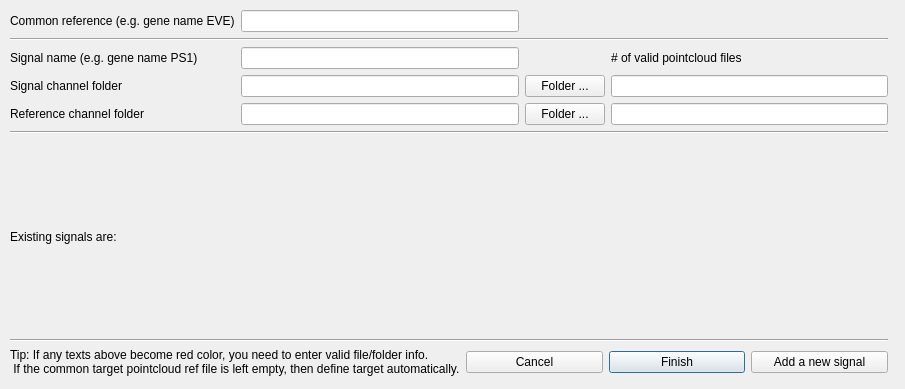
<?xml version="1.0" encoding="UTF-8"?>
<ui version="4.0">
 <class>Dialog_pointcloudatlas_linkerloader</class>
 <widget class="QDialog" name="Dialog_pointcloudatlas_linkerloader">
  <property name="geometry">
   <rect>
    <x>0</x>
    <y>0</y>
    <width>905</width>
    <height>389</height>
   </rect>
  </property>
  <property name="minimumSize">
   <size>
    <width>772</width>
    <height>190</height>
   </size>
  </property>
  <property name="maximumSize">
   <size>
    <width>1200</width>
    <height>400</height>
   </size>
  </property>
  <property name="windowTitle">
   <string>Pointcloud atlas linker file editor</string>
  </property>
  <widget class="QWidget" name="layoutWidget">
   <property name="geometry">
    <rect>
     <x>10</x>
     <y>10</y>
     <width>878</width>
     <height>366</height>
    </rect>
   </property>
   <layout class="QVBoxLayout" name="verticalLayout">
    <item>
     <layout class="QGridLayout" name="gridLayout">
      <item row="2" column="0" colspan="4">
       <widget class="Line" name="line_2">
        <property name="orientation">
         <enum>Qt::Horizontal</enum>
        </property>
       </widget>
      </item>
      <item row="3" column="0">
       <widget class="QLabel" name="label_classname">
        <property name="text">
         <string>Signal name (e.g. gene name PS1)</string>
        </property>
       </widget>
      </item>
      <item row="3" column="1">
       <widget class="QLineEdit" name="lineEdit_category_name"/>
      </item>
      <item row="3" column="3">
       <widget class="QLabel" name="label_info_num_apo_files">
        <property name="text">
         <string># of valid pointcloud files</string>
        </property>
       </widget>
      </item>
      <item row="4" column="0">
       <widget class="QLabel" name="label_sigclass">
        <property name="text">
         <string>Signal channel folder</string>
        </property>
       </widget>
      </item>
      <item row="4" column="1">
       <widget class="QLineEdit" name="lineEdit_anofolder_sig"/>
      </item>
      <item row="4" column="2">
       <widget class="QPushButton" name="pushButton_sig_folder">
        <property name="text">
         <string>Folder ...</string>
        </property>
       </widget>
      </item>
      <item row="4" column="3">
       <widget class="QLineEdit" name="lineEdit_anofolder_sig_nfiles">
        <property name="layoutDirection">
         <enum>Qt::LeftToRight</enum>
        </property>
       </widget>
      </item>
      <item row="5" column="0">
       <widget class="QLabel" name="label_refclass">
        <property name="text">
         <string>Reference channel folder</string>
        </property>
       </widget>
      </item>
      <item row="5" column="1">
       <widget class="QLineEdit" name="lineEdit_anofolder_ref"/>
      </item>
      <item row="5" column="2">
       <widget class="QPushButton" name="pushButton_ref_folder">
        <property name="text">
         <string>Folder ...</string>
        </property>
       </widget>
      </item>
      <item row="5" column="3">
       <widget class="QLineEdit" name="lineEdit_anofolder_ref_nfiles">
        <property name="layoutDirection">
         <enum>Qt::LeftToRight</enum>
        </property>
       </widget>
      </item>
      <item row="1" column="0">
       <widget class="QLabel" name="label_common_referencemarker">
        <property name="text">
         <string>Common reference (e.g. gene name EVE)</string>
        </property>
       </widget>
      </item>
      <item row="1" column="1">
       <widget class="QLineEdit" name="lineEdit_common_referencemarker"/>
      </item>
     </layout>
    </item>
    <item>
     <widget class="Line" name="line_3">
      <property name="orientation">
       <enum>Qt::Horizontal</enum>
      </property>
     </widget>
    </item>
    <item>
     <widget class="QLabel" name="label_info_existing_classes">
      <property name="text">
       <string>Existing signals are: </string>
      </property>
     </widget>
    </item>
    <item>
     <widget class="Line" name="line">
      <property name="orientation">
       <enum>Qt::Horizontal</enum>
      </property>
     </widget>
    </item>
    <item>
     <layout class="QHBoxLayout" name="horizontalLayout">
      <item>
       <widget class="QLabel" name="label">
        <property name="text">
         <string>Tip: If any texts above become red color, you need to enter valid file/folder info. 
 If the common target pointcloud ref file is left empty, then define target automatically.</string>
        </property>
       </widget>
      </item>
      <item>
       <widget class="QPushButton" name="pushButton_cancel">
        <property name="text">
         <string>Cancel</string>
        </property>
       </widget>
      </item>
      <item>
       <widget class="QPushButton" name="pushButton_finish">
        <property name="text">
         <string>Finish</string>
        </property>
        <property name="default">
         <bool>true</bool>
        </property>
       </widget>
      </item>
      <item>
       <widget class="QPushButton" name="pushButton_addanother">
        <property name="text">
         <string>Add a new signal</string>
        </property>
       </widget>
      </item>
     </layout>
    </item>
   </layout>
  </widget>
 </widget>
 <resources/>
 <connections/>
</ui>
